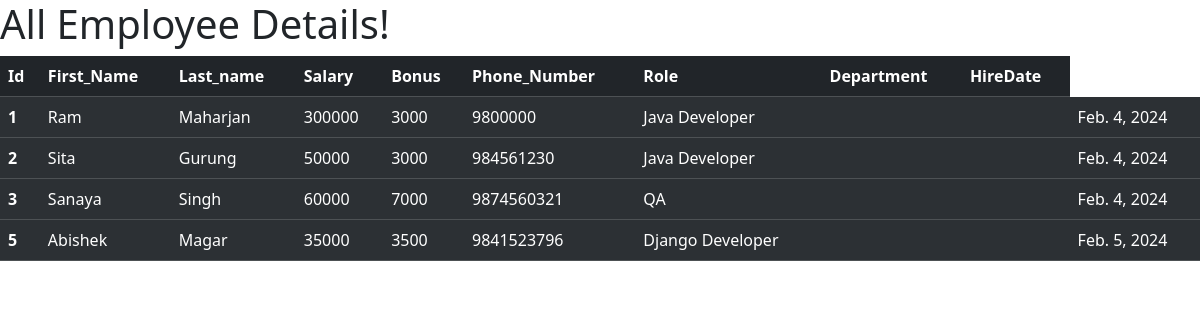
The app's page /all_emp with its own data.
### employee_app/models.py (models this page shows, shortened)
class Employee(models.Model):
    first_name=models.CharField(max_length=100)
    last_name=models.CharField(max_length=100)
    department=models.ForeignKey(Department,on_delete=models.CASCADE)
    salary=models.IntegerField(default=0)
    bonus=models.IntegerField(default=0)
    role=models.ForeignKey(Role,on_delete=models.CASCADE)
    phone=models.IntegerField(default=0)
    hire_date=models.DateField()

class Role(models.Model):
    name=models.CharField(max_length=100, null=False)

### employee_app/views.py (the view)
# urls.py: path('all_emp',views.all_emp, name='all_emp' ),
def all_emp(request):
    emps=Employee.objects.all()
    context={
        'emps':emps
    }
    return render(request,'view_all_emp.html', context)# if we want to put context in html then we have to render

### employee_app/templates/view_all_emp.html (shortened to what this page needs)
<!DOCTYPE html>
<html lang="en">
<head>
    <link href="https://cdn.jsdelivr.net/npm/bootstrap@5.3.2/dist/css/bootstrap.min.css" rel="stylesheet">
</head>
<body>
    <h1>All Employee Details!</h1>
    <table class="table table-dark table-striped">
      <thead>
        <tr>
          <th scope="col">Id</th>
          <th scope="col">First_Name</th>
          <th scope="col">Last_name</th>
          <th scope="col">Salary</th>
          <th scope="col">Bonus</th>
          <th scope="col">Phone_Number</th>
          <th scope="col">Role</th>
          <th scope="col">Department</th>
          <th scope="col">HireDate</th>
        </tr>
      </thead>
               {% for i in emps %}
      <tbody>
          <tr>
            <th scope="row">{{i.id}}</th>
            <td>{{i.first_name}}</td>
            <td>{{i.last_name}}</td>
            <td>{{i.salary}}</td>
            <td>{{i.bonus}}</td>
            <td>{{i.phone}}</td>
            <td>{{i.role.name}}</td>
            <td>{{i.dept.name}}</td>
            <td>{{i.dept.location}}</td>
            <td>{{i.hire_date}}</td>
          </tr>
      </tbody>
      {% endfor %}
    </table>
</body>
</html>

### records on screen
Employee: id "1", first_name "Ram", last_name "Maharjan", salary "300000", bonus "3000", phone "9800000", role.name "Java Developer", hire_date "Feb. 4, 2024"
Employee: id "2", first_name "Sita", last_name "Gurung", salary "50000", bonus "3000", phone "984561230", role.name "Java Developer", hire_date "Feb. 4, 2024"
Employee: id "3", first_name "Sanaya", last_name "Singh", salary "60000", bonus "7000", phone "9874560321", role.name "QA", hire_date "Feb. 4, 2024"
Employee: id "5", first_name "Abishek", last_name "Magar", salary "35000", bonus "3500", phone "9841523796", role.name "Django Developer", hire_date "Feb. 5, 2024"
